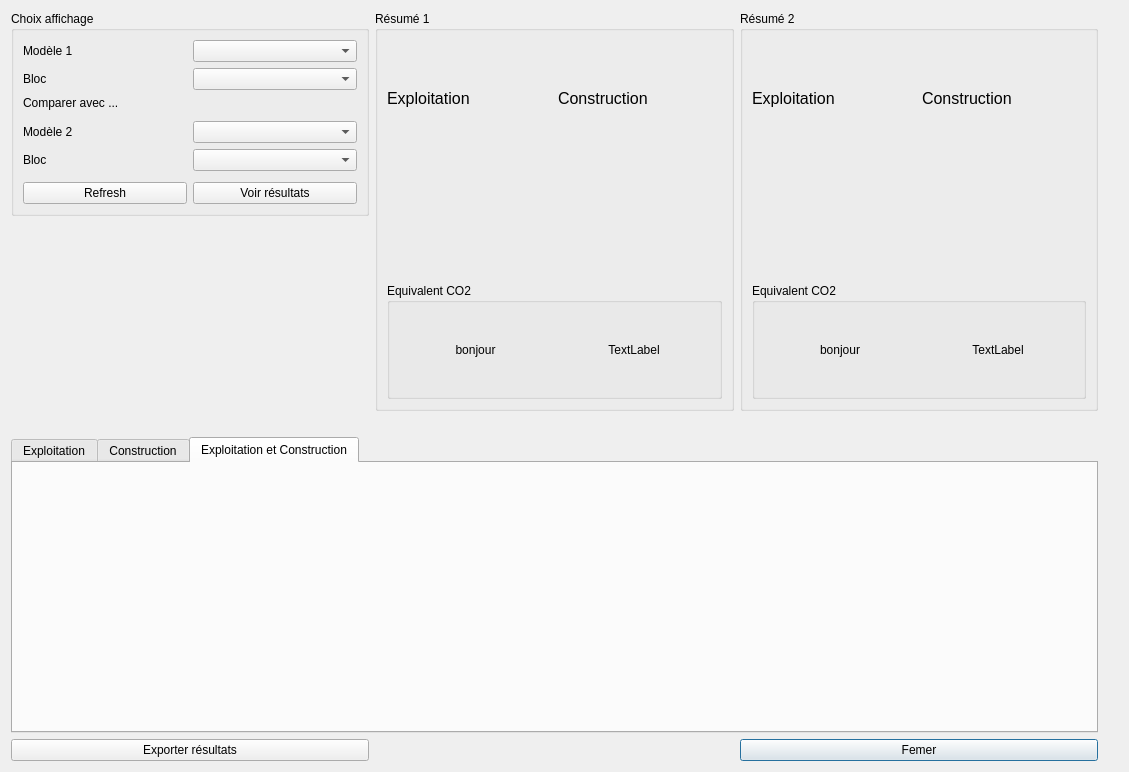
<?xml version="1.0" encoding="UTF-8"?>
<ui version="4.0">
 <class>Dialog</class>
 <widget class="QDialog" name="Dialog">
  <property name="geometry">
   <rect>
    <x>0</x>
    <y>0</y>
    <width>1129</width>
    <height>772</height>
   </rect>
  </property>
  <property name="windowTitle">
   <string>Dialog</string>
  </property>
  <layout class="QGridLayout" name="gridLayout_3">
   <item row="3" column="0" rowspan="7" colspan="3">
    <widget class="QTabWidget" name="tabWidget">
     <property name="currentIndex">
      <number>2</number>
     </property>
     <widget class="QWidget" name="tab">
      <attribute name="title">
       <string>Exploitation</string>
      </attribute>
      <layout class="QGridLayout" name="gridLayout">
       <item row="0" column="0">
        <widget class="QWidget" name="bar_chart_e" native="true"/>
       </item>
      </layout>
     </widget>
     <widget class="QWidget" name="tab_2">
      <attribute name="title">
       <string>Construction</string>
      </attribute>
      <layout class="QGridLayout" name="gridLayout_2">
       <item row="0" column="0">
        <widget class="QWidget" name="bar_chart_c" native="true"/>
       </item>
      </layout>
     </widget>
     <widget class="QWidget" name="tab_3">
      <attribute name="title">
       <string>Exploitation et Construction</string>
      </attribute>
      <layout class="QGridLayout" name="gridLayout_7">
       <item row="0" column="0">
        <widget class="QWidget" name="bar_chart_ce" native="true"/>
       </item>
      </layout>
     </widget>
    </widget>
   </item>
   <item row="10" column="2">
    <widget class="QPushButton" name="close_button">
     <property name="text">
      <string>Femer</string>
     </property>
    </widget>
   </item>
   <item row="0" column="0">
    <widget class="QGroupBox" name="groupBox_3">
     <property name="title">
      <string>Choix affichage</string>
     </property>
     <layout class="QGridLayout" name="gridLayout_6">
      <item row="0" column="0">
       <widget class="QLabel" name="label">
        <property name="text">
         <string>Modèle 1</string>
        </property>
       </widget>
      </item>
      <item row="7" column="0">
       <widget class="QPushButton" name="refresh_button">
        <property name="text">
         <string>Refresh</string>
        </property>
       </widget>
      </item>
      <item row="2" column="0">
       <widget class="QLabel" name="label_5">
        <property name="text">
         <string>Comparer avec ...</string>
        </property>
       </widget>
      </item>
      <item row="5" column="0">
       <widget class="QLabel" name="label_4">
        <property name="text">
         <string>Bloc</string>
        </property>
       </widget>
      </item>
      <item row="0" column="1">
       <widget class="QComboBox" name="combo_mod1"/>
      </item>
      <item row="1" column="0">
       <widget class="QLabel" name="label_3">
        <property name="text">
         <string>Bloc</string>
        </property>
       </widget>
      </item>
      <item row="7" column="1">
       <widget class="QPushButton" name="show_result_button">
        <property name="text">
         <string>Voir résultats</string>
        </property>
       </widget>
      </item>
      <item row="6" column="0">
       <spacer name="verticalSpacer_5">
        <property name="orientation">
         <enum>Qt::Vertical</enum>
        </property>
        <property name="sizeType">
         <enum>QSizePolicy::Fixed</enum>
        </property>
        <property name="sizeHint" stdset="0">
         <size>
          <width>20</width>
          <height>5</height>
         </size>
        </property>
       </spacer>
      </item>
      <item row="4" column="0">
       <widget class="QLabel" name="label_2">
        <property name="text">
         <string>Modèle 2</string>
        </property>
       </widget>
      </item>
      <item row="4" column="1">
       <widget class="QComboBox" name="combo_mod2"/>
      </item>
      <item row="5" column="1">
       <widget class="QComboBox" name="combo_bloc2"/>
      </item>
      <item row="3" column="0">
       <spacer name="verticalSpacer_4">
        <property name="orientation">
         <enum>Qt::Vertical</enum>
        </property>
        <property name="sizeType">
         <enum>QSizePolicy::Fixed</enum>
        </property>
        <property name="sizeHint" stdset="0">
         <size>
          <width>20</width>
          <height>5</height>
         </size>
        </property>
       </spacer>
      </item>
      <item row="1" column="1">
       <widget class="QComboBox" name="combo_bloc1"/>
      </item>
     </layout>
    </widget>
   </item>
   <item row="2" column="2">
    <spacer name="horizontalSpacer_2">
     <property name="orientation">
      <enum>Qt::Horizontal</enum>
     </property>
     <property name="sizeType">
      <enum>QSizePolicy::Preferred</enum>
     </property>
     <property name="sizeHint" stdset="0">
      <size>
       <width>300</width>
       <height>5</height>
      </size>
     </property>
    </spacer>
   </item>
   <item row="10" column="0">
    <widget class="QPushButton" name="pushButton">
     <property name="text">
      <string>Exporter résultats</string>
     </property>
    </widget>
   </item>
   <item row="2" column="1">
    <spacer name="horizontalSpacer">
     <property name="orientation">
      <enum>Qt::Horizontal</enum>
     </property>
     <property name="sizeType">
      <enum>QSizePolicy::Preferred</enum>
     </property>
     <property name="sizeHint" stdset="0">
      <size>
       <width>300</width>
       <height>20</height>
      </size>
     </property>
    </spacer>
   </item>
   <item row="1" column="0">
    <spacer name="verticalSpacer_3">
     <property name="orientation">
      <enum>Qt::Vertical</enum>
     </property>
     <property name="sizeType">
      <enum>QSizePolicy::Preferred</enum>
     </property>
     <property name="sizeHint" stdset="0">
      <size>
       <width>20</width>
       <height>40</height>
      </size>
     </property>
    </spacer>
   </item>
   <item row="0" column="1" rowspan="2">
    <widget class="QGroupBox" name="resume1">
     <property name="title">
      <string>Résumé 1 </string>
     </property>
     <layout class="QGridLayout" name="gridLayout_4">
      <item row="0" column="1">
       <widget class="QLabel" name="label_7">
        <property name="font">
         <font>
          <pointsize>12</pointsize>
         </font>
        </property>
        <property name="text">
         <string>Construction</string>
        </property>
       </widget>
      </item>
      <item row="2" column="1">
       <widget class="QWidget" name="pie_chart_c1" native="true">
        <property name="maximumSize">
         <size>
          <width>200</width>
          <height>200</height>
         </size>
        </property>
       </widget>
      </item>
      <item row="2" column="0">
       <widget class="QWidget" name="pie_chart_e1" native="true">
        <property name="minimumSize">
         <size>
          <width>100</width>
          <height>100</height>
         </size>
        </property>
        <property name="maximumSize">
         <size>
          <width>200</width>
          <height>200</height>
         </size>
        </property>
       </widget>
      </item>
      <item row="0" column="0">
       <widget class="QLabel" name="label_6">
        <property name="font">
         <font>
          <pointsize>12</pointsize>
          <weight>50</weight>
          <bold>false</bold>
         </font>
        </property>
        <property name="text">
         <string>Exploitation</string>
        </property>
       </widget>
      </item>
      <item row="3" column="0" colspan="2">
       <widget class="QGroupBox" name="groupBox">
        <property name="title">
         <string>Equivalent CO2</string>
        </property>
        <layout class="QHBoxLayout" name="horizontalLayout">
         <item>
          <widget class="QLabel" name="label_co2_eq_e1">
           <property name="text">
            <string>bonjour</string>
           </property>
           <property name="alignment">
            <set>Qt::AlignCenter</set>
           </property>
          </widget>
         </item>
         <item>
          <widget class="QLabel" name="label_co2_eq_c1">
           <property name="text">
            <string>TextLabel</string>
           </property>
           <property name="alignment">
            <set>Qt::AlignCenter</set>
           </property>
          </widget>
         </item>
        </layout>
       </widget>
      </item>
     </layout>
    </widget>
   </item>
   <item row="0" column="2" rowspan="2">
    <widget class="QGroupBox" name="resume2">
     <property name="title">
      <string>Résumé 2</string>
     </property>
     <layout class="QGridLayout" name="gridLayout_5">
      <item row="1" column="1">
       <widget class="QWidget" name="pie_chart_c2" native="true">
        <property name="maximumSize">
         <size>
          <width>200</width>
          <height>200</height>
         </size>
        </property>
       </widget>
      </item>
      <item row="1" column="0">
       <widget class="QWidget" name="pie_chart_e2" native="true">
        <property name="minimumSize">
         <size>
          <width>100</width>
          <height>100</height>
         </size>
        </property>
        <property name="maximumSize">
         <size>
          <width>200</width>
          <height>200</height>
         </size>
        </property>
       </widget>
      </item>
      <item row="0" column="0">
       <widget class="QLabel" name="label_8">
        <property name="font">
         <font>
          <pointsize>12</pointsize>
         </font>
        </property>
        <property name="text">
         <string>Exploitation</string>
        </property>
       </widget>
      </item>
      <item row="0" column="1">
       <widget class="QLabel" name="label_9">
        <property name="font">
         <font>
          <pointsize>12</pointsize>
         </font>
        </property>
        <property name="text">
         <string>Construction</string>
        </property>
       </widget>
      </item>
      <item row="2" column="0" colspan="2">
       <widget class="QGroupBox" name="groupBox_2">
        <property name="title">
         <string>Equivalent CO2</string>
        </property>
        <layout class="QHBoxLayout" name="horizontalLayout_2">
         <item>
          <widget class="QLabel" name="label_co2_eq_e2">
           <property name="text">
            <string>bonjour</string>
           </property>
           <property name="alignment">
            <set>Qt::AlignCenter</set>
           </property>
          </widget>
         </item>
         <item>
          <widget class="QLabel" name="label_co2_eq_c2">
           <property name="text">
            <string>TextLabel</string>
           </property>
           <property name="alignment">
            <set>Qt::AlignCenter</set>
           </property>
          </widget>
         </item>
        </layout>
       </widget>
      </item>
     </layout>
    </widget>
   </item>
   <item row="0" column="3" rowspan="2">
    <spacer name="verticalSpacer">
     <property name="orientation">
      <enum>Qt::Vertical</enum>
     </property>
     <property name="sizeType">
      <enum>QSizePolicy::Preferred</enum>
     </property>
     <property name="sizeHint" stdset="0">
      <size>
       <width>20</width>
       <height>400</height>
      </size>
     </property>
    </spacer>
   </item>
  </layout>
 </widget>
 <resources/>
 <connections/>
</ui>
